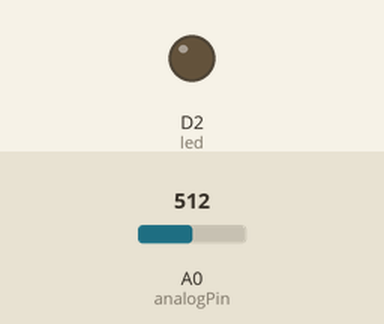
Simulated run of this sketch. Board: ESP8266 (NodeMCU). On the bench: output pins drawn as LEDs (lit = HIGH). The test bench sets the inputs (shaded band); at power-on: A0 (analogPin) = 512. WiFi joins after 1.5 s; servers stay silent unless stated.

Above: at 3.0 s.
3.1 s: A0 (analogPin) set to 795
4.6 s: A0 (analogPin) set to 831
At 5.0 s:
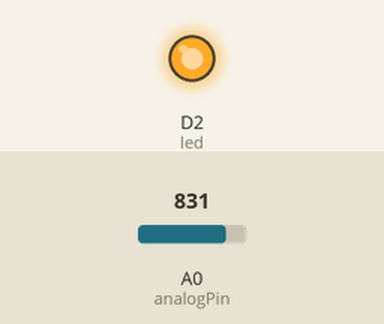
6.1 s: A0 (analogPin) set to 716
At 7.3 s:
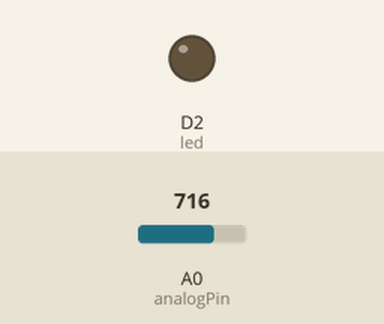
7.6 s: A0 (analogPin) set to 900
At 8.4 s:
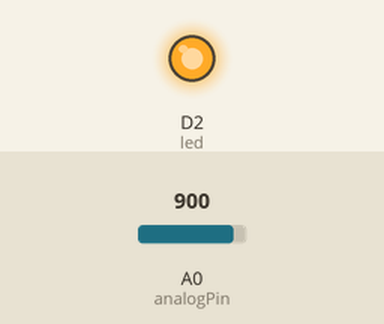
Timing chart, 0 to 10.1 s (numbered marks = the images above; inputs shaded):
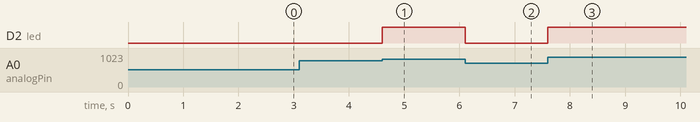

The sketch:

ESP8266.ino
```cpp
#define BLYNK_TEMPLATE_ID "TMPL6Mok76KnZ"
#define BLYNK_TEMPLATE_NAME "Smart Light"
#define BLYNK_AUTH_TOKEN "ZWliXEOCJVnY7kaT1kJ_JQm0cswI_0Vi"

#include <ESP8266WiFi.h>
#include <BlynkSimpleEsp8266.h>

char ssid[] = "Hai Anh";
char pass[] = "31121977";

#define analogPin A0
#define led D2
int sensorValue;
int percentage;

void setup()
{
  Serial.begin(9600);
  Blynk.begin(BLYNK_AUTH_TOKEN, ssid, pass);
  pinMode(led, OUTPUT);
}

void loop()
{
  Blynk.run();
  sensorValue = analogRead(analogPin);
  percentage = map(sensorValue, 0, 1023, 100, 0);
  Blynk.virtualWrite(V2, percentage);

  if (percentage <= 20) {
    digitalWrite(led, HIGH);
  }
  else {
    digitalWrite(led, LOW);
  }
}
```

Measured:
- the behaviour switches between 813 and 814 on A0 (analogPin) (found by bisection; images 0 and 1)
- after the input at 3.1 s, every drawn part: stays the same
- after the input at 4.6 s, D2 (led): LOW → HIGH at once
- after the input at 6.1 s, D2 (led): HIGH → LOW at once
- after the input at 7.6 s, D2 (led): LOW → HIGH at once
